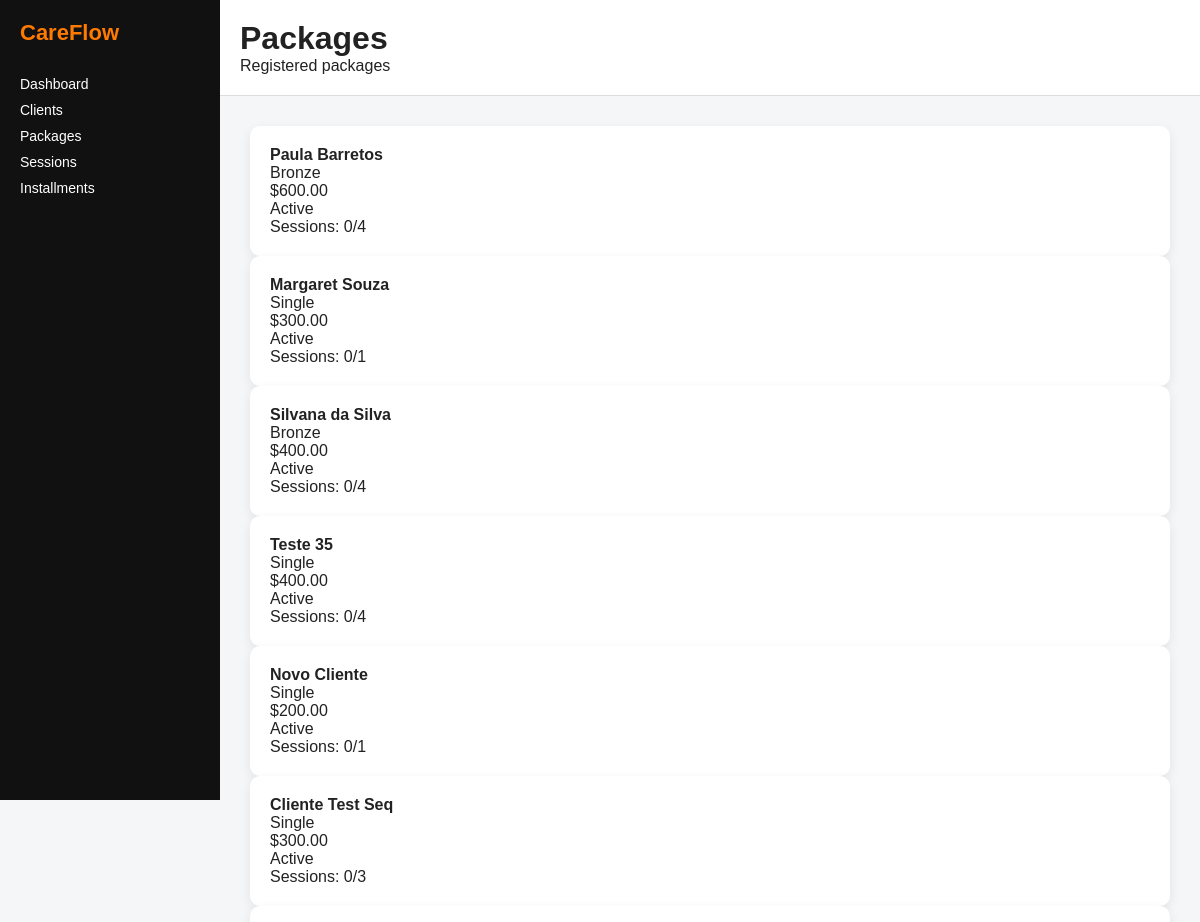
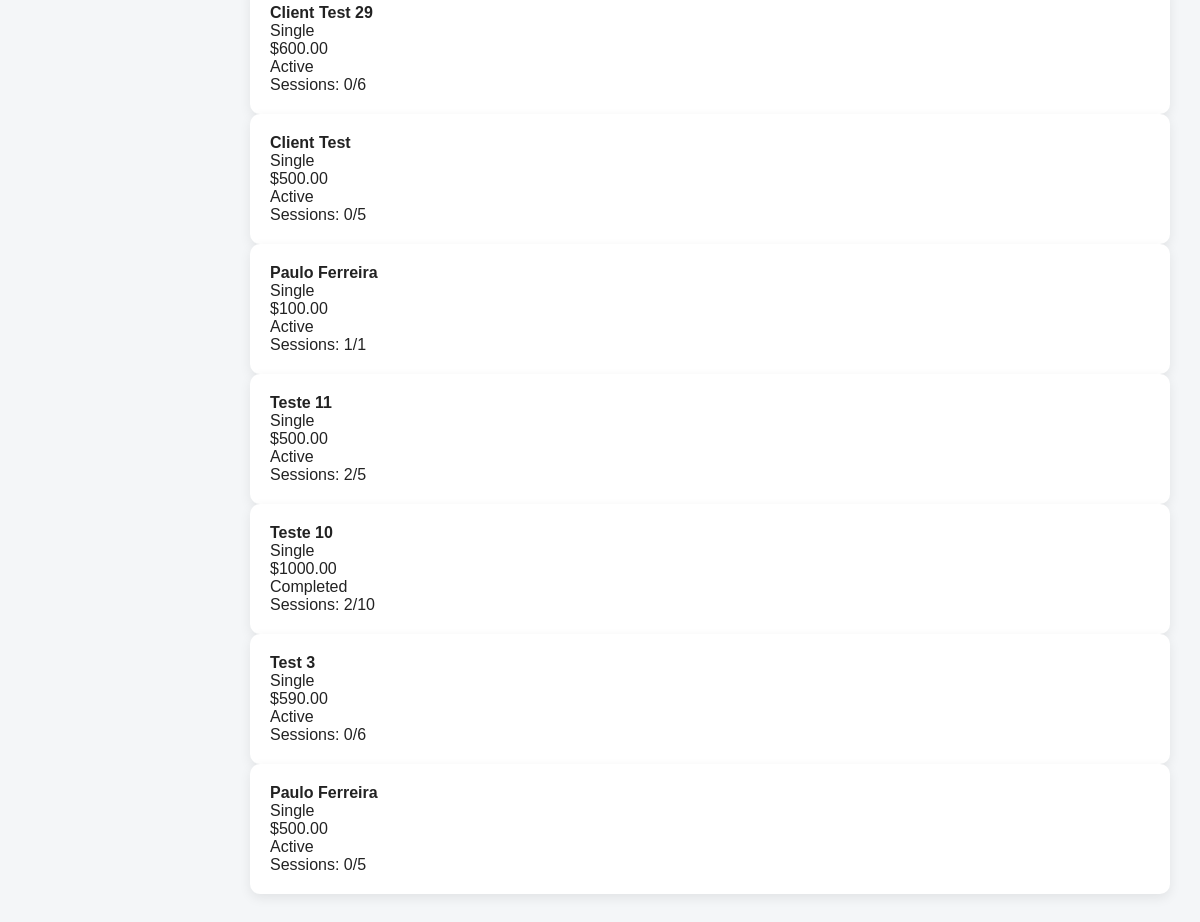
Page /packages/ on the committed database (2 pictures, top to bottom).
### packages/models.py (models this page shows, shortened)
class Package(models.Model):
    STATUS_CHOICES = [
        ('active', 'Active'),
        ('completed', 'Completed'),
        ('expired', 'Expired'),
        ('cancelled', 'Cancelled'),
    ]
    PACKAGE_TYPE_CHOICES = [
        ('single', 'Single'),
        ('bronze', 'Bronze'),
        ('silver', 'Silver'),
        ('gold', 'Gold'),
    ]
    BILLING_TYPE_CHOICES = [
        ('full', 'Full'),
        ('installment', 'Installment'),
    ]
    PAYMENT_METHOD_CHOICES = [
        ('card', 'Card'),
        ('zelle', 'Zelle'),
        ('cash', 'Cash'),
    ]
    client = models.ForeignKey(Client, on_delete=models.CASCADE, related_name='packages')
    package_type = models.CharField(max_length=20, choices=PACKAGE_TYPE_CHOICES)
    total_sessions = models.PositiveIntegerField()
    sessions_used = models.PositiveIntegerField(default=0)
    total_price = models.DecimalField(max_digits=10, decimal_places=2)
    billing_type = models.CharField(max_length=20, choices=BILLING_TYPE_CHOICES)
    payment_method = models.CharField(max_length=20, choices=PAYMENT_METHOD_CHOICES)
    installment_count = models.PositiveIntegerField(default=1)
    start_date = models.DateField()
    end_date = models.DateField()
    status = models.CharField(max_length=20, choices=STATUS_CHOICES, default='active')
    notes = models.TextField(blank=True, null=True)
    created_at = models.DateTimeField(auto_now_add=True)
    class Meta:
        ordering = ['-created_at']

### clients/models.py (models this page shows, shortened)
class Client(models.Model):
    STATUS_CHOICES = [
        ('active', 'Active'),
        ('paused', 'Paused'),
        ('inactive', 'Inactive'),
    ]
    full_name = models.CharField(max_length=255)
    email = models.EmailField(blank=True, null=True)
    phone = models.CharField(max_length=20)
    notes = models.TextField(blank=True, null=True)
    street = models.CharField(max_length=255, blank=True, null=True)
    city = models.CharField(max_length=100, blank=True, null=True)
    state = models.CharField(max_length=50, blank=True, null=True)
    zip_code = models.CharField(max_length=20, blank=True, null=True)
    status = models.CharField(max_length=10, choices=STATUS_CHOICES, default='active')
    created_at = models.DateTimeField(auto_now_add=True)

### frontend/views.py (the view)
# urls.py: path('packages/', packages_list, name='packages_list'),
def packages_list(request):
    packages = Package.objects.select_related('client').order_by('-created_at')
    context = {
        'packages': packages,
    }
    return render(request, 'packages_list.html', context)

### frontend/templates/packages_list.html (shortened to what this page needs)
{% extends 'base.html' %}
{% block content %}
<header class="topbar">
    <div class="topbar-left">
        <h1>Packages</h1>
    </div>
    <p>Registered packages</p>
</header>
<div class="content">
    {% for package in packages %}
        <div class="card">
            <strong>{{ package.client.full_name }}</strong><br>
            {{ package.get_package_type_display }}<br>
            ${{ package.total_price }}<br>
            {{ package.get_status_display }}<br>
            Sessions: {{ package.sessions_used }}/{{ package.total_sessions }}
        </div>
    {% empty %}
        <p>No packages found.</p>
    {% endfor %}
</div>
{% endblock %}

### frontend/templates/base.html (shortened to what this page needs)
{% load static %}
<!DOCTYPE html>
<html lang="en">
<head>
    <link rel="stylesheet" href="{% static 'css/main.css' %}">
</head>
<body>
<div class="layout">
    <aside class="sidebar" id="sidebar">
        <div class="logo">CareFlow</div>
        <nav class="menu">
            <a href="{% url 'dashboard' %}" onclick="closeSidebarOnMobile()">Dashboard</a>
            <a href="{% url 'clients_list' %}" onclick="closeSidebarOnMobile()">Clients</a>
            <a href="{% url 'packages_list' %}" onclick="closeSidebarOnMobile()">Packages</a>
            <a href="{% url 'sessions_list' %}" onclick="closeSidebarOnMobile()">Sessions</a>
            <a href="{% url 'installments_list' %}" onclick="closeSidebarOnMobile()">Installments</a>
        </nav>
    </aside>
    <div class="main-area">
        {% block content %}{% endblock %}
    </div>
</div>
</body>
</html>

### frontend/static/css/main.css (style rules this page uses)
* { margin: 0; padding: 0; box-sizing: border-box; }
body { font-family: Arial, sans-serif; background-color: #f4f6f8; color: #222; }
.layout { display: flex; }
.sidebar { width: 220px; background: #111; color: white; height: 100vh; padding: 20px; position: fixed; }
.sidebar .logo { font-size: 22px; font-weight: bold; color: #ff7a00; margin-bottom: 30px; }
.menu a { display: block; color: white; text-decoration: none; margin: 10px 0; font-size: 14px; }
.main-area { margin-left: 220px; width: 100%; }
.topbar { background: #fff; padding: 20px; border-bottom: 1px solid #ddd; }
.topbar-left { display: flex; align-items: center; gap: 15px; }
.content { padding: 30px; }
.card { background: white; border-radius: 10px; padding: 20px; box-shadow: 0 4px 12px rgba(0,0,0,0.08); }

### rows in the picture
Package: client.full_name "Paula Barretos", package_type "Bronze", total_price "600.00", status "Active", sessions_used "0", total_sessions "4"
Package: client.full_name "Margaret Souza", package_type "Single", total_price "300.00", status "Active", sessions_used "0", total_sessions "1"
Package: client.full_name "Silvana da Silva", package_type "Bronze", total_price "400.00", status "Active", sessions_used "0", total_sessions "4"
Package: client.full_name "Teste 35", package_type "Single", total_price "400.00", status "Active", sessions_used "0", total_sessions "4"
Package: client.full_name "Novo Cliente", package_type "Single", total_price "200.00", status "Active", sessions_used "0", total_sessions "1"
Package: client.full_name "Cliente Test Seq", package_type "Single", total_price "300.00", status "Active", sessions_used "0", total_sessions "3"
Package: client.full_name "Client Test 29", package_type "Single", total_price "600.00", status "Active", sessions_used "0", total_sessions "6"
Package: client.full_name "Client Test", package_type "Single", total_price "500.00", status "Active", sessions_used "0", total_sessions "5"
Package: client.full_name "Paulo Ferreira", package_type "Single", total_price "100.00", status "Active", sessions_used "1", total_sessions "1"
Package: client.full_name "Teste 11", package_type "Single", total_price "500.00", status "Active", sessions_used "2", total_sessions "5"
Package: client.full_name "Teste 10", package_type "Single", total_price "1000.00", status "Completed", sessions_used "2", total_sessions "10"
Package: client.full_name "Test 3", package_type "Single", total_price "590.00", status "Active", sessions_used "0", total_sessions "6"
Package: client.full_name "Paulo Ferreira", package_type "Single", total_price "500.00", status "Active", sessions_used "0", total_sessions "5"
